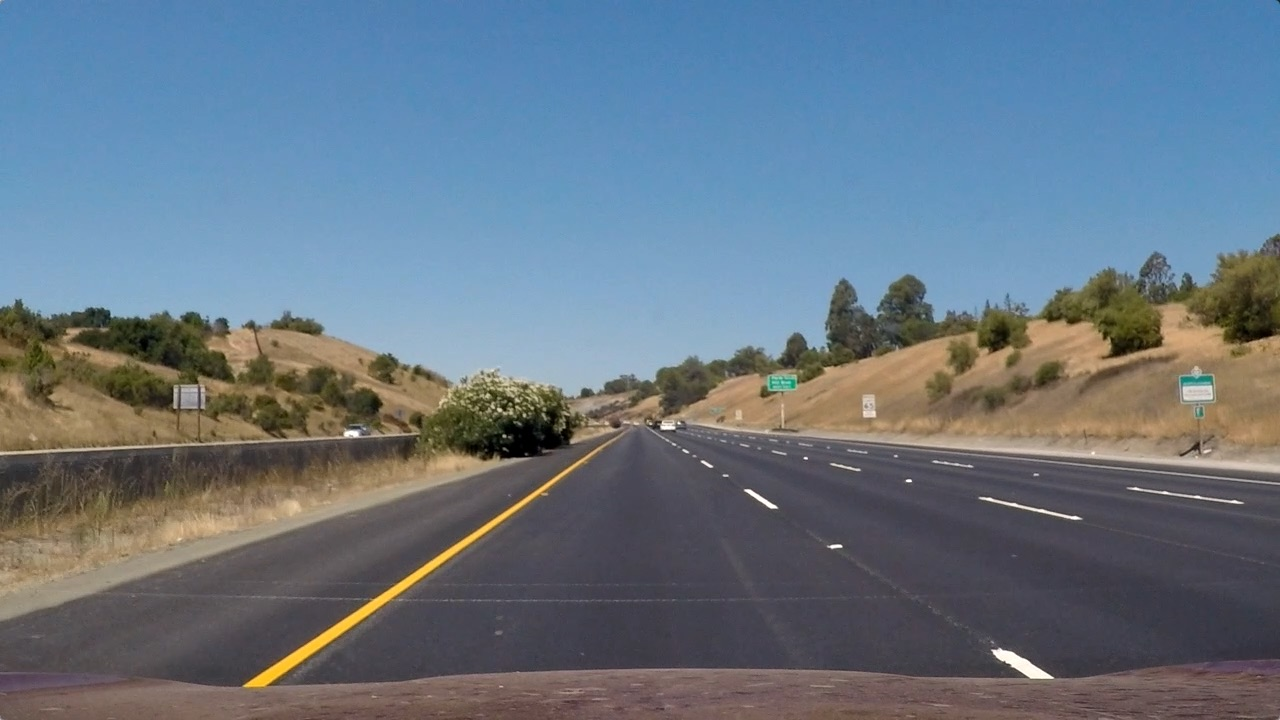
#> input picture test_images/straight_lines1.jpg, 1280 x 720 px
$ jupyter execute 'BIRD EYE.ipynb'   (shell and % lines are left out)   (older library calls are emulated)
#> lines starting #> are read from the running program, lines starting #| are printed output that depends on the picture
[cell 1]
import matplotlib.pyplot as plt
import numpy as np
import pandas as pd
import cv2
import pickle
from scipy.misc import imsave

[cell 2]
#GETTING THE CORRECTION COEFFICIENTS FROM CAMERA CALIBATION#
calibration_data = pickle.load(open("calibration_data.p", "rb" ))
#> (reads calibration_data.p from the repository)
matrix = calibration_data['camera_matrix']
dist_coef = calibration_data['distortion_coefficient']

[cell 3]
#READING THE IMAGES#
img1= plt.imread("test_images/straight_lines1.jpg")
#> img1 is the input picture: shape (720, 1280, 3); mean R, G, B 103.2, 117.7, 131.2
img2 =plt.imread("test_images/straight_lines2.jpg")
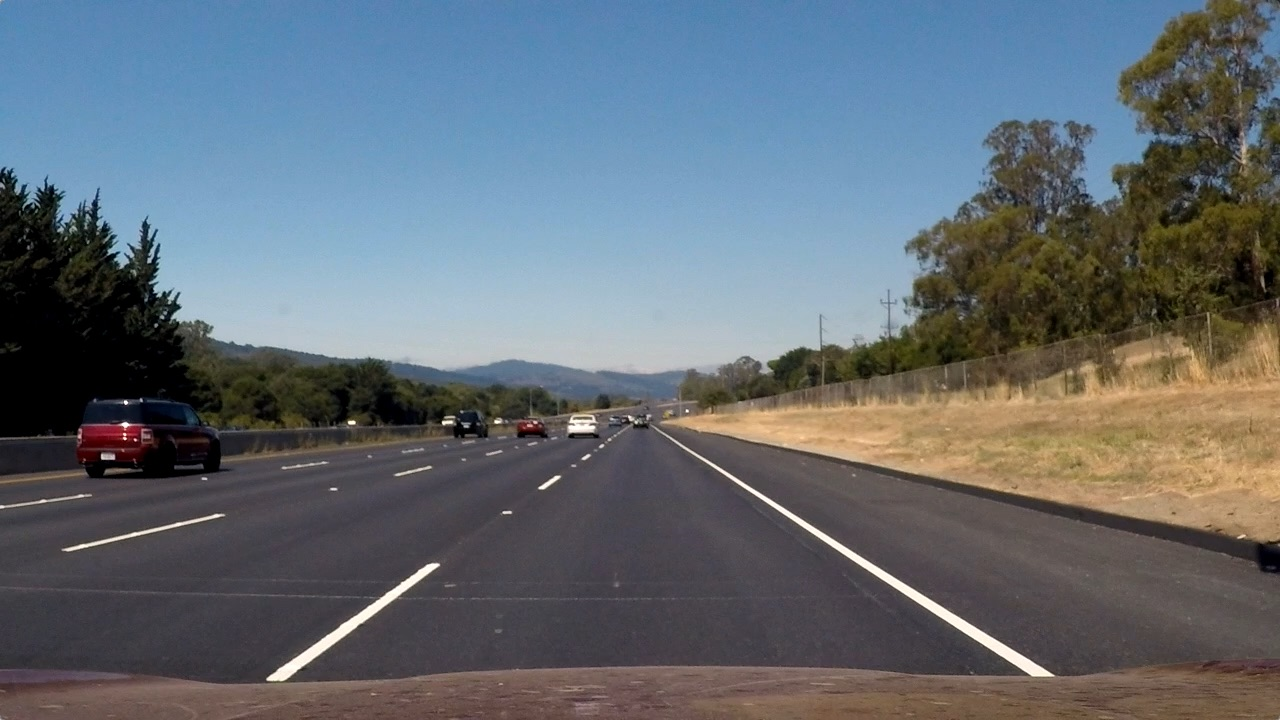
#> input picture test_images/straight_lines2.jpg, 1280 x 720 px
#> img2 is the input picture: shape (720, 1280, 3); mean R, G, B 99.4, 107.7, 115.1
spl=plt.imread("test_images/special_test1.jpg")
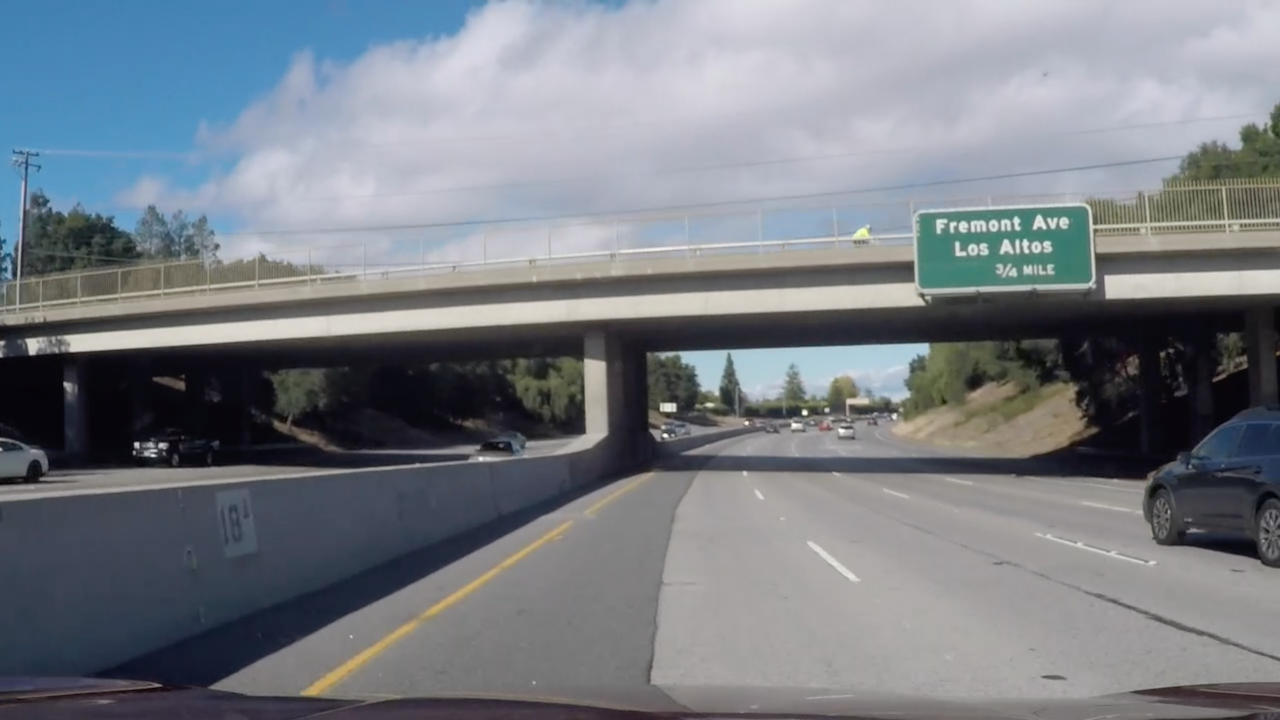
#> input picture test_images/special_test1.jpg, 1280 x 720 px
#> spl is the input picture: shape (720, 1280, 4) float32; mean R, G, B, A 0.472, 0.493, 0.521, 1
images=[img1,img2,spl]

[cell 4]
#VISUALISING THE IMAGE#
plt.imshow(img1)

[cell 5]
source_points = np.float32([(580, 460), (205, 720), (1110, 720), (703, 460)])#THE ORIGINAL 4 POINTS#
dest_points = np.float32([(320, 0), (320, 720), (960, 720), (960, 0)])#THE POSITION THEY SHOULD BE IN #

[cell 6]
#GETTING THE PERSPECTIVE TRANSFORM#
warp_matrix = cv2.getPerspectiveTransform(source_points,dest_points)

[cell 7]
#UNDISTORTING THE IMAGE#
undistorted_images=[]
for image in images:
    undistorted_images.append(cv2.undistort(image,matrix,dist_coef, None, matrix))
#> this loop made 3 passes
#> after the loop, undistorted_images = 3 items

[cell 8]
#VISUALISING THE UNDISTORTED IMAGE#
plt.imshow(undistorted_images[0])

[cell 9]
#WARPING THE IMAGE#
warped_images=[]
for image in images:
    warped_images.append(cv2.warpPerspective(image, warp_matrix, (img1.shape[1],img1.shape[0]), flags = cv2.INTER_LINEAR))
#> after the loop, warped_images = 3 items

[cell 10]
#BIRDS EYE VIEW#
plt.imshow(warped_images[0])
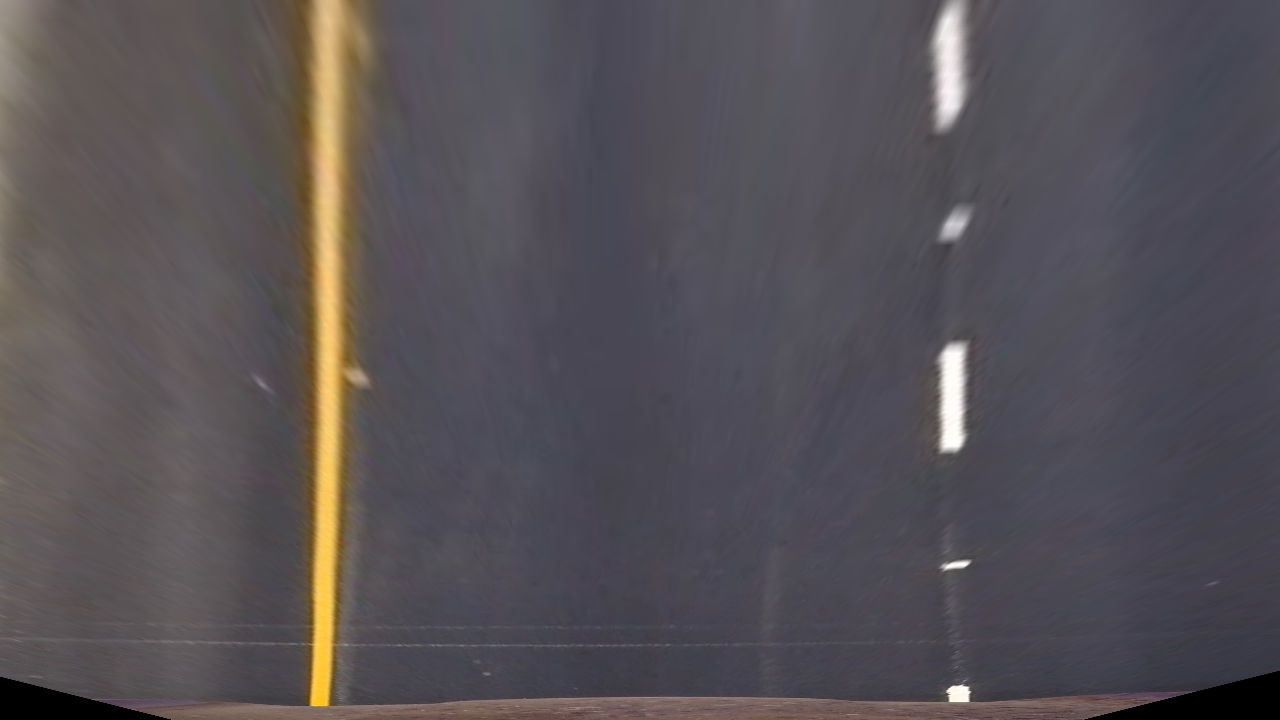
#> shown: shape (720, 1280, 3); mean R, G, B 86.3, 81.5, 86.1

[cell 11]
#SAVING THE IMAGE FOR FUTURE USE#
c=1
for image in warped_images:
    path =  "output_images/" + "lane" +str(c)+ ".jpg"
    imsave(path, cv2.cvtColor(image,cv2.COLOR_RGBA2RGB))
    c=c+1
#> this loop made 3 passes
#> path on passes 1 to 3: 'output_images/lane1.jpg', 'output_images/lane2.jpg', 'output_images/lane3.jpg'
#> pass 2, `imsave(path, cv2.cvtColor(image,cv2.COLOR_RGBA2RGB))`:
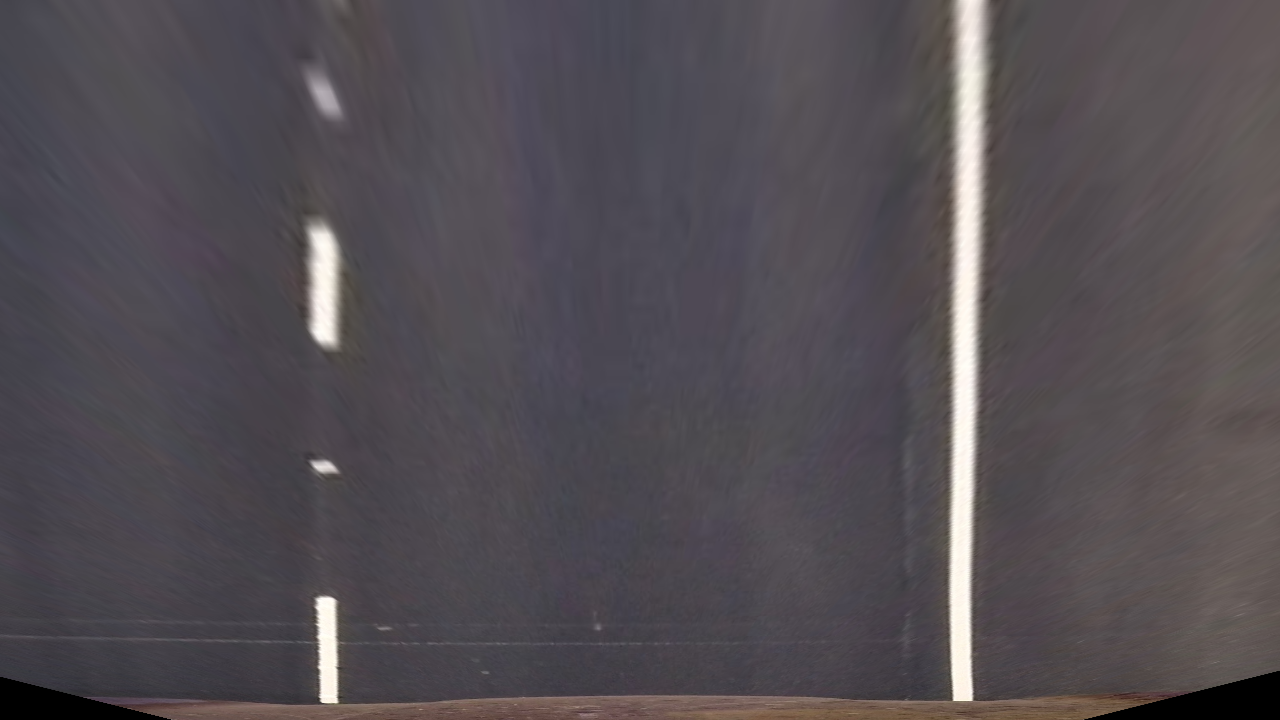
#> saved as lane2.jpg: PIL image 1280x720 RGB; mean R, G, B 83.3, 78.1, 83.3
#> after the loop, c = 4
